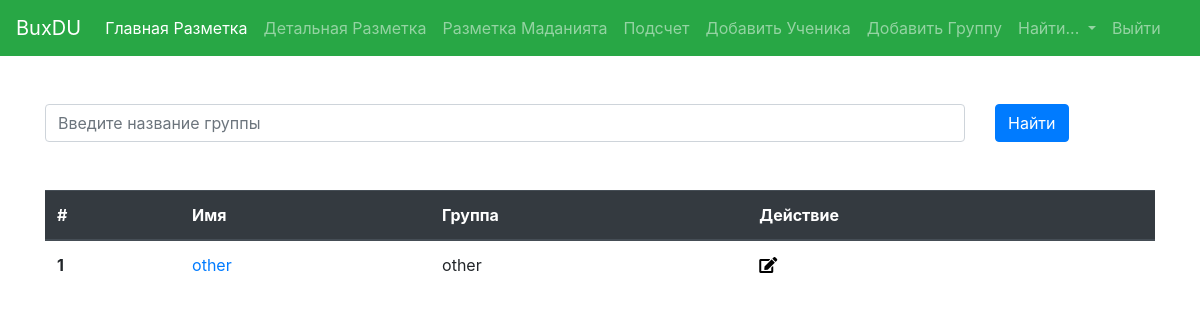
The app's page /groups/search_student/, older data.
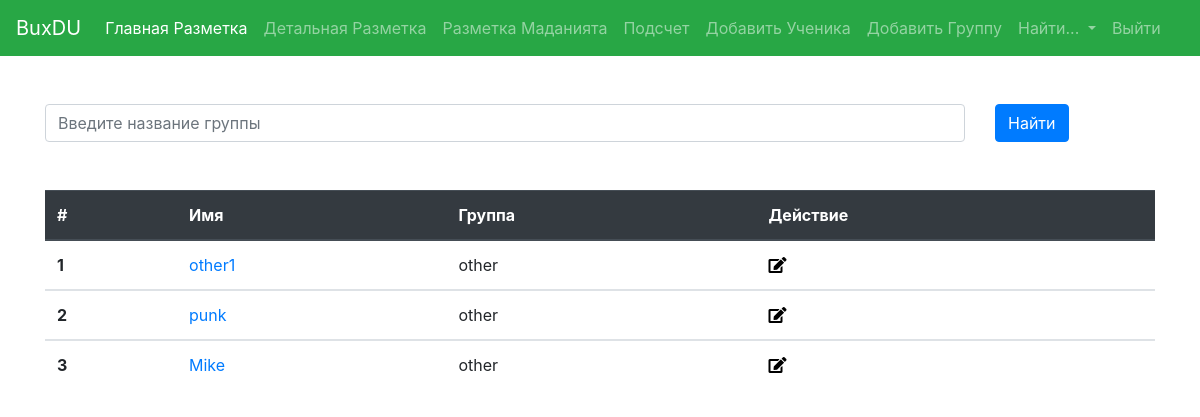
The same page, newer data.
### zones/models.py (models this page shows, shortened)
class Owner(models.Model):
    name = models.CharField(max_length=255, blank=True, null=True)
    group = models.ForeignKey(Group, on_delete=models.PROTECT)
    def link(self):
        return reverse('student', kwargs={'id': self.id})

class Group(models.Model):
    title = models.CharField(max_length=255, blank=True, null=True)
    def __str__(self):
        return self.title

### zones/views.py (the view)
# urls.py: path('groups/search_student/', views.search_student, name="search_student"),
def search_student(request):
    students = Owner.objects.all()
    if request.method == 'POST':
        query = request.POST.get('search_stud')
        students = Owner.objects.filter(Q(name__contains=query))
        return render(request, 'search_student.html', {'students': students})
    return render(request, 'search_student.html',{'students': students})

### zones/templates/search_student.html (shortened to what this page needs)
{% extends 'base.html' %}
{% block content %}
    <div class="container mt-5">
        <form action="{% url 'search_student' %}" method="POST">
            <div class="row">
                <div class="col-md-10">
                    <input type="text" name="search_stud" placeholder="Введите название группы" class="form-control">
                </div>
                <div class="col-md-2">
                    <button class="btn btn-primary" type="submit">Найти</button>
                </div>
            </div>
        </form>
        <div class="mt-5">
            <table class="table">
                <thead class="thead-dark">
                    <tr>
                        <th scope="col">#</th>
                        <th scope="col">Имя</th>
                        <th scope="col">Группа</th>
                        <th scope="col">Действие</th>
                    </tr>
                </thead>
            {% for student in students %}
                <tbody>
                    <tr>
                        <th scope="row">{{ forloop.counter }}</th>
                        <td><a href="{{student.link}}">{{student.name}}</a></td>
                        <td>{{student.group}}</td>
                        <td>
                            <a href="{% url 'student_edit' student.id %}" ><i class="fas fa-edit" style="color: black;"></i></a>
                        </td>
                    </tr>
                </tbody>
            {% endfor %}
            </table>
        </div>
    </div>
{% endblock %}

### zones/templates/base.html (shortened to what this page needs)
{% load static %}
<!DOCTYPE html>
<html lang="en">
<head>
    <link rel="stylesheet" href="{% static 'css/style.css' %}">
    <link rel="stylesheet" href="{% static 'css/style.scss' %}">
    <link rel="stylesheet" href="https://cdn.jsdelivr.net/npm/bootstrap@4.6.1/dist/css/bootstrap.min.css">
    <link rel="stylesheet" href="https://use.fontawesome.com/releases/v5.15.4/css/all.css">
    <link href="https://cdnjs.cloudflare.com/ajax/libs/select2/4.0.6-rc.0/css/select2.min.css" rel="stylesheet" />
</head>
<body>
  <div class="mmm">
  <nav class="navbar navbar-expand-lg navbar-dark bg-success">
    <a class="navbar-brand" href="#">BuxDU</a>
    <div class="collapse navbar-collapse" id="navbarNavDropdown">
      <ul class="navbar-nav">
        <li class="nav-item active">
          <a class="nav-link" href="{% url 'index' %}">Главная Разметка</a>
        </li>
        <li class="nav-item">
          <a class="nav-link" href="{% url 'index_detail' %}">Детальная Разметка</a>
        </li>
        <li class="nav-item">
          <a class="nav-link" href="{% url 'index_madaniyot' %}">Разметка Маданията</a>
        </li>
        <li class="nav-item">
          <a class="nav-link" href="{% url 'index_chek' %}">Подсчет</a>
        </li>
        <li class="nav-item">
          <a class="nav-link" href="{% url 'student_create' %}">Добавить Ученика</a>
        </li>
        <li class="nav-item">
          <a class="nav-link" href="{% url 'group_create' %}">Добавить Группу</a>
        </li>
        <li class="nav-item dropdown">
          <a class="nav-link dropdown-toggle" href="#" id="navbarDropdown" role="button" data-toggle="dropdown" aria-expanded="false">
            Найти...
          </a>
        </li>
        <li class="nav-item">
          <a class="nav-link" href="{% url 'logout_url' %}">Выйти</a>
        </li>
      </ul>
    </div>
  </nav>
</div>
    {% block content %}
    {% endblock %}
</body>
</html>

### zones/static/css/style.css (style rules this page uses)
body { margin: 0; }
body { font-family: Arial, Helvetica, sans-serif; }
:root { --primColor: #dcdcdc; --cornerRad: 4px; }
body { background-color: var(--primColor); font-family: Arial, Helvetica, sans-serif; font-size: 20px; }

Row changes from the older to the newer data that the page shows:
changed Owner: name "other" → "other1"
added Owner: name "punk", group "other"
added Owner: name "Mike", group "other"
